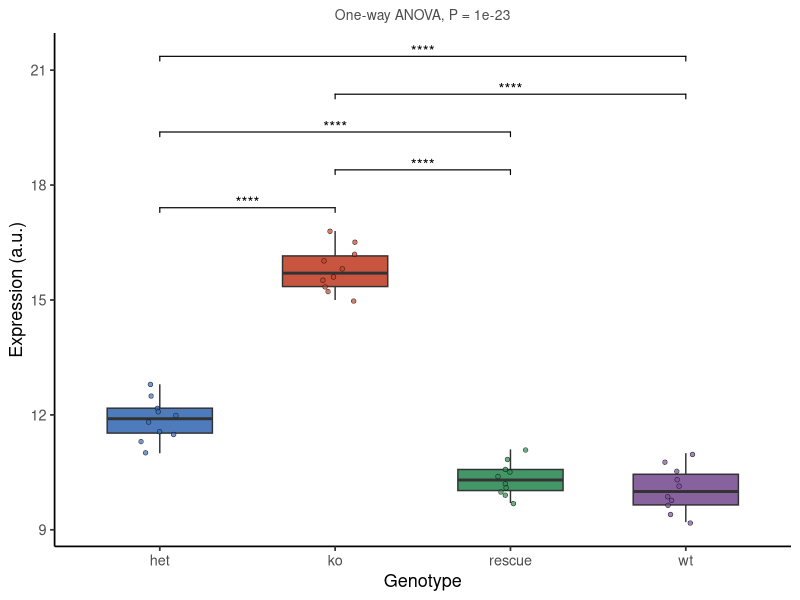

The R script that drew this image:
#!/usr/bin/env Rscript
# Standalone reproduction. Run inside the pinned pubready container
# (see REPRODUCE.md) from this bundle folder.
suppressPackageStartupMessages({
  library(ggplot2); library(ggpubr); library(rstatix); library(readr)
})

df <- as.data.frame(read_csv("input_expression.csv", show_col_types = FALSE))
df[["genotype"]] <- factor(df[["genotype"]])
df[["expression"]] <- as.numeric(df[["expression"]])

ph <- rstatix::tukey_hsd(df, expression ~ genotype)
ph$group1 <- as.character(ph$group1); ph$group2 <- as.character(ph$group2)
sig <- ph[which(ph$p.adj < 0.05), , drop = FALSE]

omni <- as.data.frame(rstatix::anova_test(df, expression ~ genotype))
subtitle_txt <- paste0("One-way ANOVA, P = ", formatC(omni$p[1], format = "g", digits = 2))

p <- ggplot(df, aes(x = .data[["genotype"]], y = .data[["expression"]])) +
  geom_boxplot(aes(fill = .data[["genotype"]]), width = 0.6, outlier.shape = NA, alpha = 0.9) +
  geom_jitter(aes(fill = .data[["genotype"]]), width = 0.12, size = 1.4, alpha = 0.7, shape = 21, stroke = 0.3) +
  scale_fill_manual(values = c("#3B6DB3", "#C1432B", "#2E8B57", "#7A5195")) +
  labs(x = "Genotype", y = "Expression (a.u.)", subtitle = subtitle_txt) +
  theme_classic(base_size = 13) +
  theme(legend.position = "none",
        plot.subtitle = element_text(hjust = 0.5, size = 10, colour = "grey30"))
if (nrow(sig) > 0) {
  ymax <- max(df[["expression"]], na.rm = TRUE); rng <- diff(range(df[["expression"]], na.rm = TRUE))
  if (!is.finite(rng) || rng == 0) rng <- max(abs(ymax), 1)
  lv <- levels(df[["genotype"]]); i1 <- match(sig$group1, lv); i2 <- match(sig$group2, lv)
  sig <- sig[order(abs(i2 - i1), pmin(i1, i2)), , drop = FALSE]
  sig$y.position <- ymax + rng * (0.08 + 0.13 * (seq_len(nrow(sig)) - 1))
  sig$lab <- sig$p.adj.signif
  p <- p + stat_pvalue_manual(sig, label = "lab", tip.length = 0.01, bracket.size = 0.4)
}

ggsave("figure_expression_anova.pdf", p, width = 5.4, height = 4.2)
cat("Reproduced figure.\n")
